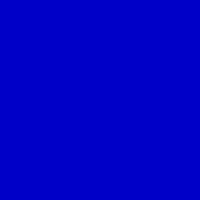
Frame 1 (no input)
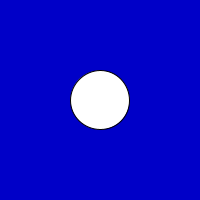
Frame 60 (the mouse pressed at the canvas centre just before this capture)
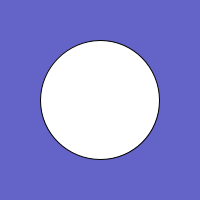
Frame 120 (the mouse held since frame 60 and released just before this capture)

The Processing sketch that drew these frames (run headless with seeded random() and noise(); from frame 60 on, the mouse is pressed at the canvas centre):

// Processing sketch: checkpoint_3
// ── checkpoint_3.pde
int x=0;

void setup () {
  size (200, 200);
}

void draw () {
  background (mouseX, mouseY, 200);
  circle (100, 100, x);
  x=x+1;
  if (x>300) {
    x=0;
  }
}
